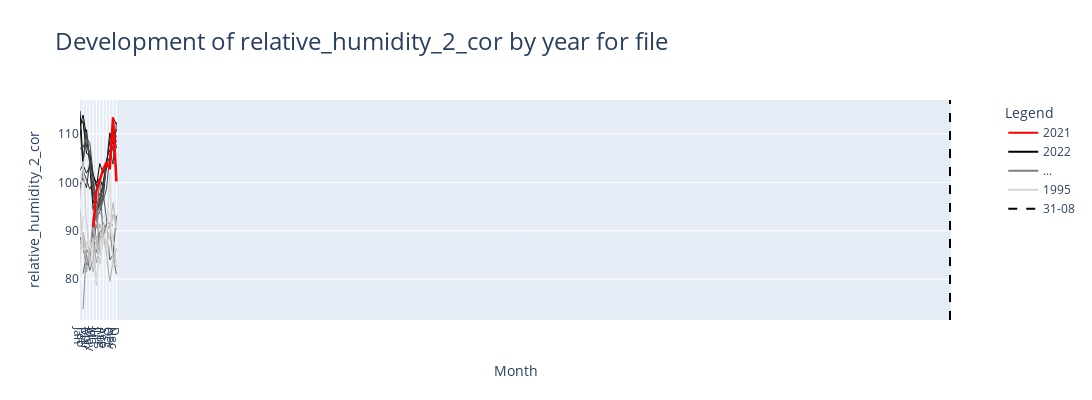

Source (notebook cell):
### Code cell
def comparison_visualization(station_in = 'Swiss Camp',measurement='relative_humidity_2_cor', window='month', date='2021-12-31', fig_title=f'../figures/Climatology/test_fig.png'):
    df = _load_data('GC_Net')
    station, datetime, dayofcentury, dayofyear = _align_GC_PR()
    day, df,columns, day_century, unique_files = _subset_df(date=date, df=df, station=station, datetime=datetime, measurement=measurement, dayofcentury=dayofcentury, dayofyear=dayofcentury, aws='All')
    df = df.loc[df['file'] == station_in ]
    df = df[[measurement,'Datetime']].set_index('Datetime')
    display(df)

    if window == 'week':
        df_grouped = df.groupby(pd.Grouper( freq='W'))          
        df_mean = df_grouped.mean()
        df = df_mean.dropna()

    elif window == 'sliding_avg_7':
        df['Datetime'] = df.index
        df['date_diff'] = (df['Datetime'].max() - df['Datetime']).dt.days
        df['week_group'] = (df['date_diff'] / 7).apply(lambda x: int(x) if x.is_integer() else int(x) + 1)
        df_grouped = df.groupby('week_group')[measurement]
        weekly_mean = df_grouped.mean()
        weekly_mean = weekly_mean.reset_index()
        weekly_mean['last_date'] = weekly_mean['week_group'].apply(lambda x: df['Datetime'].max() - pd.to_timedelta(x * 7, unit='D'))
        weekly_mean.set_index('last_date', inplace=True)
        weekly_mean.drop(columns=['week_group'], inplace=True)
        df = weekly_mean.dropna()
        
    elif window == 'month':
        df_grouped = df.groupby(pd.Grouper(freq='M'))
        df_mean = df_grouped.mean()
        df = df_mean.dropna()
        

    elif window == 'sliding_avg_30':
        df['Datetime'] = df.index
        df['date_diff'] = (df['Datetime'].max() - df['Datetime']).dt.days
        df['week_group'] = (df['date_diff'] / 30).apply(lambda x: int(x) if x.is_integer() else int(x) + 1)
        df_grouped = df.groupby('week_group')[measurement]
        monthly_mean = df_grouped.mean()
        monthly_mean = monthly_mean.reset_index()
        monthly_mean['last_date'] = monthly_mean['week_group'].apply(lambda x: df['Datetime'].max() - pd.to_timedelta(x * 30, unit='D'))
        monthly_mean.set_index('last_date', inplace=True)
        monthly_mean.drop(columns=['week_group'], inplace=True)
        df = monthly_mean.dropna()

    elif window == 'year':
        df_grouped = df.groupby(pd.Grouper(freq='M'))           
        df_mean = df_grouped.mean()
        df = df_mean.dropna()
    else:
        raise ValueError(f"The input for the variable 'window' was not recognizable.")

    selected_year = date[:4] 
    # Extract unique years from the index
    years = list(df.index.year.unique().sort_values(ascending=False))
    print(years)
    print(selected_year)
    years.remove(int(selected_year))
    
    data = []

    # Calculate the grayscale step based on the number of years
    grayscale_step = 1.0 / (len(years) - 1)

    # Loop through the unique years and plot the development of the value over the year
    for i, year in enumerate(years):
        df_year = df[df.index.year == year]

        # Reset the year part of the datetime index to a constant year (e.g., 2000)
        df_year.index = df_year.index.map(lambda x: x.replace(year=2000))

        color = f'rgba({int(max(0, grayscale_step * (i - 1) * 255))}, {int(max(0, grayscale_step * (i - 1) * 255))}, {int(max(0, grayscale_step * (i - 1) * 255))}, 1)'
        linewidth = 1
        
        data.append(go.Scatter(x=df_year.index, y=df_year[measurement], name=f'{year}', line=dict(color=color, width=linewidth), mode='lines', legendgroup='custom', showlegend=False))

    df_year = df[df.index.year == int(selected_year)]

    # Reset the year part of the datetime index to a constant year (e.g., 2000)
    df_year.index = df_year.index.map(lambda x: x.replace(year=2000))
    color = 'red'
    linewidth = 2.5
    data.append(go.Scatter(x=df_year.index, y=df_year[measurement], name=f'{selected_year}', line=dict(color=color, width=linewidth), mode='lines', legendgroup='custom', showlegend=False))

    # Create a plot
    fig = go.Figure(data=data)

    # Set title, labels
    fig.update_layout(
        title= {
            'text':f'Development of {measurement} by year for {station}',
            'font':{'size':24}
        },
        xaxis_title='Month',
        yaxis_title=measurement,
        xaxis=dict(
            tickmode='array',
            tickvals=pd.date_range('2000-01-01', '2000-12-31', freq='M'),
            ticktext=['Jan', 'Feb', 'Mar', 'Apr', 'May', 'Jun', 'Jul', 'Aug', 'Sep', 'Oct', 'Nov', 'Dec']
        ),
        width=1400,
        height=400,
        legend=dict(title='Legend', orientation='v', yanchor='top', xanchor='left', y=1, x=1.06)
        )
    

    # Custom legend
    latest_date = df.index.max().strftime('%d-%m')
    fig.add_trace(go.Scatter(x=[None], y=[None], mode='lines', name=f'{selected_year}', line=dict(color='red'), legendgroup='custom'))
    if selected_year == df.index.year.max():
        fig.add_trace(go.Scatter(x=[None], y=[None], mode='lines', name=f'{years[1]}', line=dict(color='black'), legendgroup='custom'))
    else:
        fig.add_trace(go.Scatter(x=[None], y=[None], mode='lines', name=f'{years[0]}', line=dict(color='black'), legendgroup='custom')) 
    fig.add_trace(go.Scatter(x=[None], y=[None], mode='lines', name='...', line=dict(color='grey'), legendgroup='custom'))
    fig.add_trace(go.Scatter(x=[None], y=[None], mode='lines', name=f'{years[-1]}', line=dict(color='lightgrey'), legendgroup='custom'))
    
    # Add a vertical line indicating the latest date in the chart
    if window != 'year':
        fig.add_trace(go.Scatter(x=[None], y=[None], mode='lines', name=f'{latest_date}', line=dict(color='black', dash='dash'), legendgroup='custom'))
        fig.add_shape(type='line', x0=date, x1=date, y0=0, y1=1, yref='paper',
                    line=dict(color='black', dash='dash'))
    fig.write_image(fig_title)
    # Display the plot
    fig.show()

comparison_visualization()

def gen_boxplot(date="2019-01-13", measurement="relative_humidity_1",station="Swiss Camp 10m", window='month', fig_title=f'../figures/Climatology/test_fig.png'):
    df = get_data(data = "GC Net", date = date, measurement= measurement, scope='Relative', output = "Data", aws=station, window=window)

    row_index = int(df[df['year'] == int(date[:4])].index[0])
    display(df.iloc[row_index])
    #print(row_index)
    percentile_dict = {}
    #print(col)
    value = df[measurement][row_index]
    print(value)
    #display(df[col].rank(pct=True)[df[col] == value].iloc[0])
    #print(df[col].rank(pct=True))
    percentile = df[measurement].rank(pct=True)[df[measurement] == value].iloc[0]*100 if not math.isnan(value) else math.nan
    percentile_dict[measurement] = percentile

    x = pd.DataFrame(percentile_dict, index=[0])

    # Create a subplot for each column 
    fig = px.box(df[measurement], orientation = "v",boxmode='group')
    # Format the axes
    fig.update_layout(title_text= f"Boxplot for {measurement}", xaxis_title='', yaxis_title='')
    # Highlight the values from x
    fig.add_scatter(x=[measurement], y=[value], name= f"Selected Value \n{measurement}",
    mode = 'markers',
    marker_symbol = 'circle-dot',
    marker_size = 8,
    marker_color = 'red')
    
    fig.write_image(fig_title)
    # Display the plot
    #fig.show()

t = gen_boxplot()

### Figure 1 — Plotly figure (JSON) as saved in the notebook; plotly's stock layout.template omitted (floating-point values rounded to 4 significant figures)
{"data": [{"legendgroup": "custom", "line": {"color": "rgba(0, 0, 0, 1)", "width": 1}, "mode": "lines", "name": "2022", "showlegend": false, "type": "scatter", "x": ["2000-01-31T00:00:00", "2000-02-28T00:00:00", "2000-03-31T00:00:00", "2000-04-30T00:00:00", "2000-05-31T00:00:00", "2000-06-30T00:00:00", "2000-07-31T00:00:00", "2000-08-31T00:00:00"], "y": [112.1, 112.5, 106.0, 105.6, 101.4, 99.95, 100.9, 98.77]}, {"legendgroup": "custom", "line": {"color": "rgba(0, 0, 0, 1)", "width": 1}, "mode": "lines", "name": "2019", "showlegend": false, "type": "scatter", "x": ["2000-01-31T00:00:00", "2000-02-28T00:00:00", "2000-03-31T00:00:00", "2000-04-30T00:00:00", "2000-05-31T00:00:00"], "y": [114.8, 104.4, 110.9, 104.0, 94.29]}, {"legendgroup": "custom", "line": {"color": "rgba(10, 10, 10, 1)", "width": 1}, "mode": "lines", "name": "2018", "showlegend": false, "type": "scatter", "x": ["2000-01-31T00:00:00", "2000-02-28T00:00:00", "2000-03-31T00:00:00", "2000-04-30T00:00:00", "2000-05-31T00:00:00", "2000-06-30T00:00:00", "2000-07-31T00:00:00", "2000-08-31T00:00:00", "2000-09-30T00:00:00", "2000-10-31T00:00:00", "2000-11-30T00:00:00", "2000-12-31T00:00:00"], "y": [111.5, 113.9, 109.6, 103.9, 101.8, 99.11, 103.9, 101.9, 103.5, 110.3, 107.8, 111.0]}, {"legendgroup": "custom", "line": {"color": "rgba(20, 20, 20, 1)", "width": 1}, "mode": "lines", "name": "2017", "showlegend": false, "type": "scatter", "x": ["2000-01-31T00:00:00", "2000-02-28T00:00:00", "2000-03-31T00:00:00", "2000-04-30T00:00:00", "2000-05-31T00:00:00", "2000-06-30T00:00:00", "2000-07-31T00:00:00", "2000-08-31T00:00:00", "2000-09-30T00:00:00", "2000-10-31T00:00:00", "2000-11-30T00:00:00", "2000-12-31T00:00:00"], "y": [111.7, 103.5, 101.9, 103.3, 96.3, 93.9, 95.88, 100.2, 103.0, 104.1, 113.4, 111.9]}, {"legendgroup": "custom", "line": {"color": "rgba(30, 30, 30, 1)", "width": 1}, "mode": "lines", "name": "2016", "showlegend": false, "type": "scatter", "x": ["2000-05-31T00:00:00", "2000-06-30T00:00:00", "2000-07-31T00:00:00", "2000-08-31T00:00:00", "2000-09-30T00:00:00", "2000-10-31T00:00:00", "2000-11-30T00:00:00", "2000-12-31T00:00:00"], "y": [94.74, 96.08, 94.95, 96.76, 103.6, 108.5, 111.7, 107.1]}, {"legendgroup": "custom", "line": {"color": "rgba(40, 40, 40, 1)", "width": 1}, "mode": "lines", "name": "2015", "showlegend": false, "type": "scatter", "x": ["2000-01-31T00:00:00", "2000-02-28T00:00:00", "2000-03-31T00:00:00", "2000-04-30T00:00:00", "2000-05-31T00:00:00"], "y": [112.2, 112.8, 107.4, 106.6, 100.5]}, {"legendgroup": "custom", "line": {"color": "rgba(51, 51, 51, 1)", "width": 1}, "mode": "lines", "name": "2014", "showlegend": false, "type": "scatter", "x": ["2000-01-31T00:00:00", "2000-02-28T00:00:00", "2000-03-31T00:00:00", "2000-04-30T00:00:00", "2000-05-31T00:00:00", "2000-06-30T00:00:00", "2000-07-31T00:00:00", "2000-08-31T00:00:00", "2000-09-30T00:00:00", "2000-10-31T00:00:00", "2000-11-30T00:00:00", "2000-12-31T00:00:00"], "y": [99.55, 100.9, 98.91, 104.4, 98.09, 95.98, 94.6, 99.27, 104.6, 106.8, 103.8, 112.5]}, {"legendgroup": "custom", "line": {"color": "rgba(61, 61, 61, 1)", "width": 1}, "mode": "lines", "name": "2013", "showlegend": false, "type": "scatter", "x": ["2000-01-31T00:00:00", "2000-02-28T00:00:00", "2000-03-31T00:00:00", "2000-04-30T00:00:00", "2000-05-31T00:00:00", "2000-06-30T00:00:00", "2000-07-31T00:00:00", "2000-08-31T00:00:00", "2000-09-30T00:00:00", "2000-10-31T00:00:00", "2000-11-30T00:00:00", "2000-12-31T00:00:00"], "y": [98.36, 102.4, 100.6, 98.6, 100.3, 92.69, 96.73, 98.99, 104.3, 105.2, 111.6, 108.4]}, {"legendgroup": "custom", "line": {"color": "rgba(71, 71, 71, 1)", "width": 1}, "mode": "lines", "name": "2012", "showlegend": false, "type": "scatter", "x": ["2000-01-31T00:00:00", "2000-02-29T00:00:00", "2000-03-31T00:00:00", "2000-04-30T00:00:00", "2000-05-31T00:00:00", "2000-06-30T00:00:00", "2000-07-31T00:00:00", "2000-08-31T00:00:00", "2000-09-30T00:00:00", "2000-10-31T00:00:00", "2000-11-30T00:00:00", "2000-12-31T00:00:00"], "y": [107.0, 107.2, 109.4, 108.1, 101.8, 94.24, 97.81, 97.99, 103.3, 105.3, 107.7, 102.8]}, {"legendgroup": "custom", "line": {"color": "rgba(81, 81, 81, 1)", "width": 1}, "mode": "lines", "name": "2011", "showlegend": false, "type": "scatter", "x": ["2000-01-31T00:00:00", "2000-02-28T00:00:00", "2000-03-31T00:00:00", "2000-04-30T00:00:00", "2000-05-31T00:00:00", "2000-06-30T00:00:00", "2000-07-31T00:00:00", "2000-08-31T00:00:00", "2000-09-30T00:00:00", "2000-10-31T00:00:00", "2000-11-30T00:00:00", "2000-12-31T00:00:00"], "y": [102.5, 103.8, 110.4, 103.7, 98.12, 92.54, 93.95, 96.24, 98.58, 105.4, 107.0, 109.7]}, {"legendgroup": "custom", "line": {"color": "rgba(91, 91, 91, 1)", "width": 1}, "mode": "lines", "name": "2010", "showlegend": false, "type": "scatter", "x": ["2000-01-31T00:00:00", "2000-02-28T00:00:00", "2000-03-31T00:00:00", "2000-04-30T00:00:00", "2000-05-31T00:00:00", "2000-06-30T00:00:00", "2000-07-31T00:00:00", "2000-08-31T00:00:00", "2000-09-30T00:00:00", "2000-10-31T00:00:00", "2000-11-30T00:00:00", "2000-12-31T00:00:00"], "y": [88.74, 86.61, 82.94, 84.1, 90.65, 94.08, 94.64, 97.69, 92.71, 83.95, 85.05, 93.17]}, {"legendgroup": "custom", "line": {"color": "rgba(102, 102, 102, 1)", "width": 1}, "mode": "lines", "name": "2009", "showlegend": false, "type": "scatter", "x": ["2000-02-28T00:00:00", "2000-03-31T00:00:00", "2000-04-30T00:00:00", "2000-05-31T00:00:00", "2000-06-30T00:00:00", "2000-07-31T00:00:00", "2000-08-31T00:00:00", "2000-09-30T00:00:00", "2000-10-31T00:00:00", "2000-11-30T00:00:00", "2000-12-31T00:00:00"], "y": [81.17, 85.06, 81.83, 84.03, 92.62, 100.7, 88.79, 91.47, 90.29, 84.78, 81.04]}, {"legendgroup": "custom", "line": {"color": "rgba(112, 112, 112, 1)", "width": 1}, "mode": "lines", "name": "2008", "showlegend": false, "type": "scatter", "x": ["2000-05-31T00:00:00", "2000-06-30T00:00:00", "2000-07-31T00:00:00", "2000-08-31T00:00:00", "2000-09-30T00:00:00", "2000-10-31T00:00:00", "2000-11-30T00:00:00"], "y": [86.79, 85.53, 89.73, 90.45, 91.25, 91.69, 91.06]}, {"legendgroup": "custom", "line": {"color": "rgba(122, 122, 122, 1)", "width": 1}, "mode": "lines", "name": "2007", "showlegend": false, "type": "scatter", "x": ["2000-06-30T00:00:00", "2000-07-31T00:00:00"], "y": [95.1, 85.41]}, {"legendgroup": "custom", "line": {"color": "rgba(132, 132, 132, 1)", "width": 1}, "mode": "lines", "name": "2006", "showlegend": false, "type": "scatter", "x": ["2000-05-31T00:00:00", "2000-06-30T00:00:00", "2000-07-31T00:00:00", "2000-08-31T00:00:00"], "y": [88.44, 93.94, 93.78, 92.71]}, {"legendgroup": "custom", "line": {"color": "rgba(142, 142, 142, 1)", "width": 1}, "mode": "lines", "name": "2005", "showlegend": false, "type": "scatter", "x": ["2000-02-28T00:00:00", "2000-03-31T00:00:00", "2000-04-30T00:00:00", "2000-05-31T00:00:00", "2000-06-30T00:00:00", "2000-07-31T00:00:00"], "y": [73.84, 86.15, 84.79, 92.65, 90.54, 95.08]}, {"legendgroup": "custom", "line": {"color": "rgba(153, 153, 153, 1)", "width": 1}, "mode": "lines", "name": "2004", "showlegend": false, "type": "scatter", "x": ["2000-09-30T00:00:00", "2000-10-31T00:00:00", "2000-11-30T00:00:00", "2000-12-31T00:00:00"], "y": [85.04, 90.64, 93.4, 92.17]}, {"legendgroup": "custom", "line": {"color": "rgba(163, 163, 163, 1)", "width": 1}, "mode": "lines", "name": "2003", "showlegend": false, "type": "scatter", "x": ["2000-01-31T00:00:00", "2000-02-28T00:00:00", "2000-03-31T00:00:00", "2000-04-30T00:00:00", "2000-05-31T00:00:00", "2000-06-30T00:00:00", "2000-07-31T00:00:00", "2000-08-31T00:00:00", "2000-09-30T00:00:00"], "y": [86.03, 87.85, 81.45, 86.33, 88.14, 83.37, 87.79, 91.83, 89.67]}, {"legendgroup": "custom", "line": {"color": "rgba(173, 173, 173, 1)", "width": 1}, "mode": "lines", "name": "2002", "showlegend": false, "type": "scatter", "x": ["2000-01-31T00:00:00", "2000-02-28T00:00:00", "2000-03-31T00:00:00", "2000-04-30T00:00:00", "2000-05-31T00:00:00", "2000-06-30T00:00:00", "2000-07-31T00:00:00", "2000-08-31T00:00:00", "2000-09-30T00:00:00", "2000-10-31T00:00:00", "2000-11-30T00:00:00", "2000-12-31T00:00:00"], "y": [87.04, 89.69, 86.29, 85.16, 81.54, 87.48, 91.44, 89.18, 85.45, 79.52, 83.57, 86.34]}, {"legendgroup": "custom", "line": {"color": "rgba(183, 183, 183, 1)", "width": 1}, "mode": "lines", "name": "2001", "showlegend": false, "type": "scatter", "x": ["2000-01-31T00:00:00", "2000-02-28T00:00:00", "2000-03-31T00:00:00", "2000-04-30T00:00:00", "2000-05-31T00:00:00", "2000-06-30T00:00:00", "2000-07-31T00:00:00", "2000-08-31T00:00:00", "2000-09-30T00:00:00", "2000-10-31T00:00:00", "2000-11-30T00:00:00", "2000-12-31T00:00:00"], "y": [89.36, 89.2, 83.86, 85.43, 88.13, 88.99, 83.2, 89.18, 89.75, 91.22, 95.79, 90.42]}, {"legendgroup": "custom", "line": {"color": "rgba(193, 193, 193, 1)", "width": 1}, "mode": "lines", "name": "2000", "showlegend": false, "type": "scatter", "x": ["2000-01-31T00:00:00", "2000-02-29T00:00:00", "2000-03-31T00:00:00", "2000-04-30T00:00:00", "2000-05-31T00:00:00", "2000-06-30T00:00:00", "2000-07-31T00:00:00", "2000-08-31T00:00:00", "2000-09-30T00:00:00", "2000-10-31T00:00:00", "2000-11-30T00:00:00", "2000-12-31T00:00:00"], "y": [94.38, 86.07, 87.69, 85.68, 85.63, 78.69, 88.09, 89.16, 87.4, 89.01, 89.19, 82.54]}, {"legendgroup": "custom", "line": {"color": "rgba(204, 204, 204, 1)", "width": 1}, "mode": "lines", "name": "1999", "showlegend": false, "type": "scatter", "x": ["2000-01-31T00:00:00", "2000-02-28T00:00:00", "2000-03-31T00:00:00", "2000-04-30T00:00:00", "2000-05-31T00:00:00", "2000-06-30T00:00:00", "2000-07-31T00:00:00", "2000-08-31T00:00:00", "2000-09-30T00:00:00", "2000-10-31T00:00:00", "2000-11-30T00:00:00", "2000-12-31T00:00:00"], "y": [96.54, 104.3, 91.73, 82.6, 88.48, 87.16, 84.53, 90.96, 85.63, 88.81, 93.38, 90.17]}, {"legendgroup": "custom", "line": {"color": "rgba(214, 214, 214, 1)", "width": 1}, "mode": "lines", "name": "1998", "showlegend": false, "type": "scatter", "x": ["2000-01-31T00:00:00", "2000-02-28T00:00:00", "2000-03-31T00:00:00", "2000-04-30T00:00:00", "2000-05-31T00:00:00", "2000-06-30T00:00:00", "2000-07-31T00:00:00", "2000-08-31T00:00:00", "2000-09-30T00:00:00", "2000-10-31T00:00:00", "2000-11-30T00:00:00", "2000-12-31T00:00:00"], "y": [83.43, 93.06, 92.23, 86.72, 87.89, 80.6, 83.72, 87.8, 85.57, 101.9, 82.42, 84.07]}, {"legendgroup": "custom", "line": {"color": "rgba(224, 224, 224, 1)", "width": 1}, "mode": "lines", "name": "1997", "showlegend": false, "type": "scatter", "x": ["2000-01-31T00:00:00", "2000-02-28T00:00:00", "2000-03-31T00:00:00", "2000-04-30T00:00:00", "2000-05-31T00:00:00", "2000-06-30T00:00:00", "2000-07-31T00:00:00", "2000-08-31T00:00:00", "2000-09-30T00:00:00", "2000-10-31T00:00:00", "2000-11-30T00:00:00", "2000-12-31T00:00:00"], "y": [91.42, 86.2, 86.23, 87.82, 83.11, 79.35, 85.56, 88.25, 89.73, 93.9, 87.13, 87.96]}, {"legendgroup": "custom", "line": {"color": "rgba(234, 234, 234, 1)", "width": 1}, "mode": "lines", "name": "1996", "showlegend": false, "type": "scatter", "x": ["2000-06-30T00:00:00", "2000-07-31T00:00:00", "2000-08-31T00:00:00", "2000-09-30T00:00:00", "2000-10-31T00:00:00", "2000-11-30T00:00:00", "2000-12-31T00:00:00"], "y": [85.06, 84.8, 83.68, 82.95, 90.49, 90.53, 90.85]}, {"legendgroup": "custom", "line": {"color": "rgba(244, 244, 244, 1)", "width": 1}, "mode": "lines", "name": "1995", "showlegend": false, "type": "scatter", "x": ["2000-05-31T00:00:00", "2000-06-30T00:00:00"], "y": [92.84, 91.37]}, {"legendgroup": "custom", "line": {"color": "red", "width": 2.5}, "mode": "lines", "name": "2021", "showlegend": false, "type": "scatter", "x": ["2000-05-31T00:00:00", "2000-06-30T00:00:00", "2000-07-31T00:00:00", "2000-08-31T00:00:00", "2000-09-30T00:00:00", "2000-10-31T00:00:00", "2000-11-30T00:00:00", "2000-12-31T00:00:00"], "y": [90.76, 98.21, 100.5, 102.7, 104.1, 102.7, 113.4, 100.2]}, {"legendgroup": "custom", "line": {"color": "red"}, "mode": "lines", "name": "2021", "type": "scatter", "x": [null], "y": [null]}, {"legendgroup": "custom", "line": {"color": "black"}, "mode": "lines", "name": "2022", "type": "scatter", "x": [null], "y": [null]}, {"legendgroup": "custom", "line": {"color": "grey"}, "mode": "lines", "name": "...", "type": "scatter", "x": [null], "y": [null]}, {"legendgroup": "custom", "line": {"color": "lightgrey"}, "mode": "lines", "name": "1995", "type": "scatter", "x": [null], "y": [null]}, {"legendgroup": "custom", "line": {"color": "black", "dash": "dash"}, "mode": "lines", "name": "31-08", "type": "scatter", "x": [null], "y": [null]}], "layout": {"height": 400, "legend": {"orientation": "v", "title": {"text": "Legend"}, "x": 1.06, "xanchor": "left", "y": 1, "yanchor": "top"}, "shapes": [{"line": {"color": "black", "dash": "dash"}, "type": "line", "x0": "2021-12-31", "x1": "2021-12-31", "y0": 0, "y1": 1, "yref": "paper"}], "title": {"font": {"size": 24}, "text": "Development of relative_humidity_2_cor by year for file"}, "width": 1400, "xaxis": {"tickmode": "array", "ticktext": ["Jan", "Feb", "Mar", "Apr", "May", "Jun", "Jul", "Aug", "Sep", "Oct", "Nov", "Dec"], "tickvals": ["2000-01-31T00:00:00", "2000-02-29T00:00:00", "2000-03-31T00:00:00", "2000-04-30T00:00:00", "2000-05-31T00:00:00", "2000-06-30T00:00:00", "2000-07-31T00:00:00", "2000-08-31T00:00:00", "2000-09-30T00:00:00", "2000-10-31T00:00:00", "2000-11-30T00:00:00", "2000-12-31T00:00:00"], "title": {"text": "Month"}}, "yaxis": {"title": {"text": "relative_humidity_2_cor"}}}}
